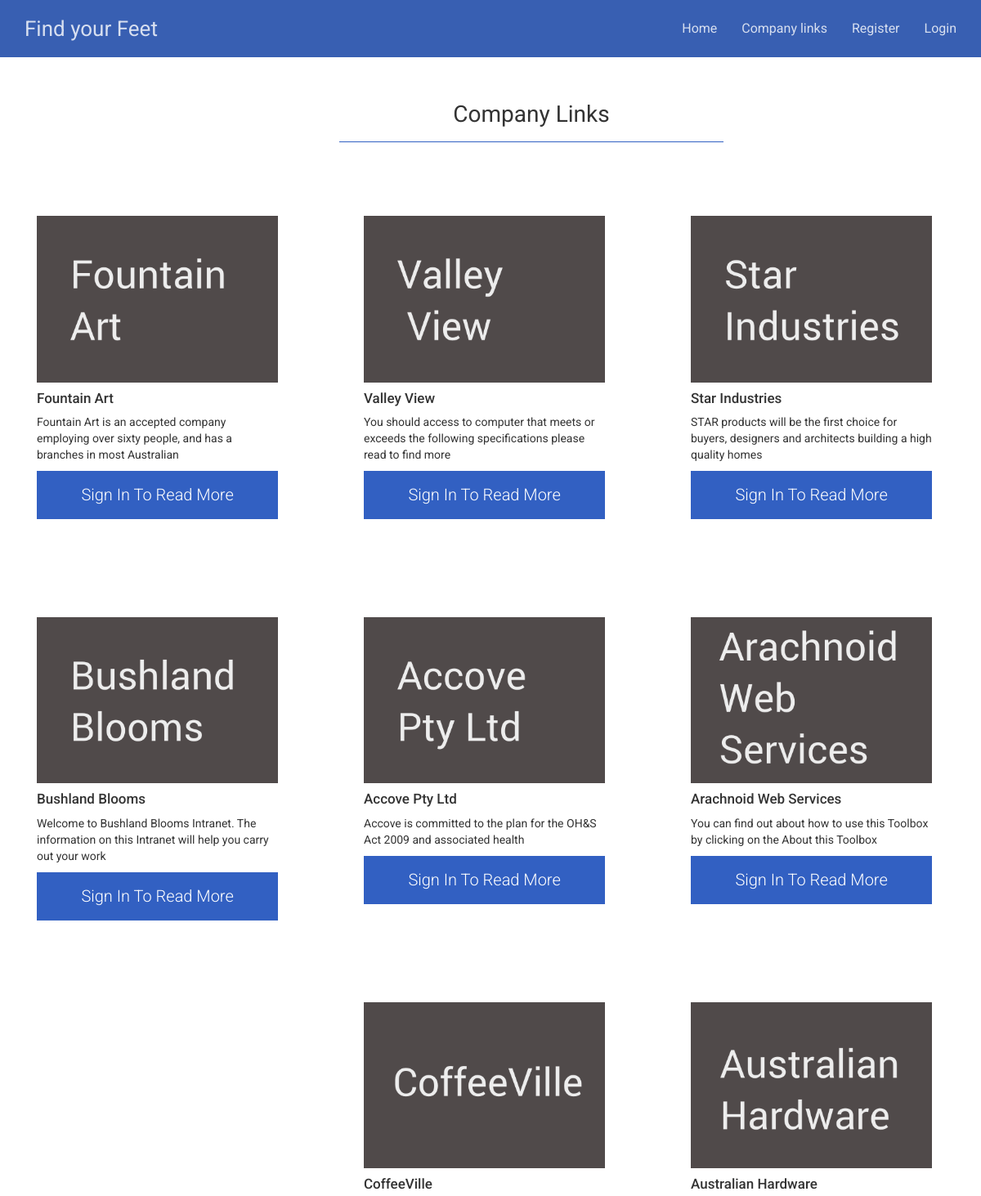
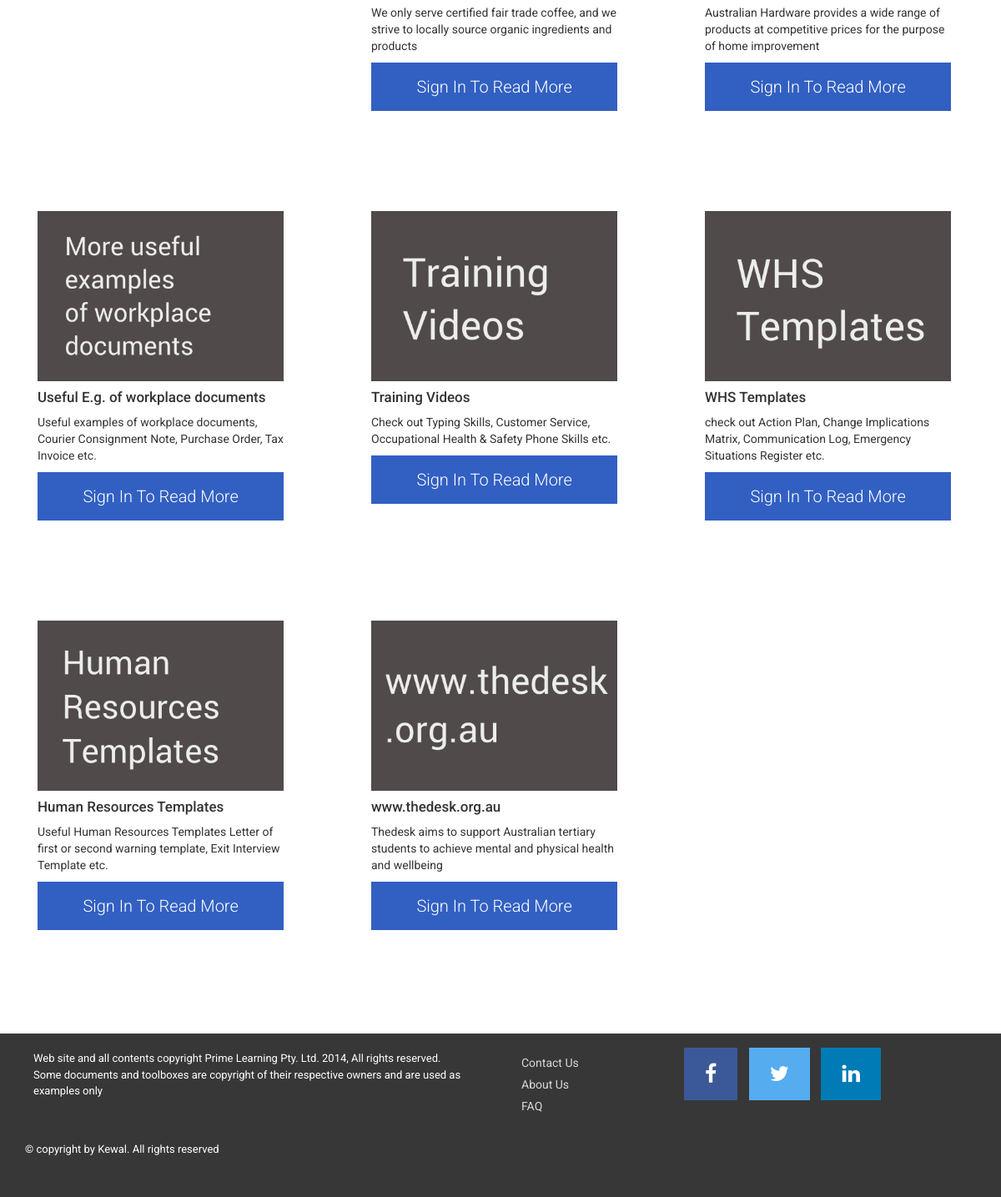
The app's page /company-links.php with its own data (2 pictures, top to bottom).
### tables this page shows
CREATE TABLE `company` (
  `companyID` int(11) NOT NULL,
  `companyTitle` varchar(255) NOT NULL,
  `img_name` varchar(255) NOT NULL,
  `img_path` varchar(255) NOT NULL,
  `companyDescription` text NOT NULL,
  `companyLinks` varchar(255) NOT NULL,
  `created_date` timestamp NOT NULL DEFAULT CURRENT_TIMESTAMP ON UPDATE CURRENT_TIMESTAMP
);

### company-links.php (the view, shortened to what this page needs)
<?php
    include('partial/head.php');
    include('partial/nav.php');
    include 'includes/conn.php';
?>
<div class="form-group">
    <label class="col-md-4 control-label" for=""></label>
    <div class="col-md-5">
        <legend class="text-center comp-links" id="c-l"><span>Company Links</span></legend>
    </div>
</div>
<div class="fluid-container comp-links mtf">
    <div class="row center-block">
        <div class="comp-container">
            <?php
                $query = $connection->query("SELECT companyTitle, img_name, img_path, companyDescription, companyLinks FROM company");
                while($row = mysqli_fetch_assoc($query)) {
            ?>
                <div class="col-sm-6 col-md-4 col-lg-4 sec-link">
                    <div class="boxes">
                        <div class="box-shadow">
                            <img src="<?php echo $row['img_path']?><?php echo $row['img_name'] ?>" class="img-responsive">
                            <div class="caption">
                                <h4><?php echo $row['companyTitle'] ?></h4>
                                <p>
                                    <?php echo $row['companyDescription'] ?>
                                </p>
                                <p>
                                    <?php
                                    if($_SESSION["loggedIn"] == true) {
                                        ?>
                                        <a href="<?php echo $row['companyLinks'] ?>" class="btn btn-read-more btn-block"
                                           role="button">Read More</a>
                                        <?php
                                    }else {
                                        ?>
                                        <a href="signin.php" class="btn btn-read-more btn-block" role="button">Sign In To Read More</a>
                                    <?php } ?>
                                </p>
                            </div>
                        </div>
                    </div>
                </div>
                <?php
            }
            ?>
        </div>
    </div>
</div>
<?php
    include('partial/footer.php');
?>

### partial/head.php (shortened to what this page needs)
<!DOCTYPE html>
<html lang="en">
<head>
    <link href="css/bootstrap.min.css" rel="stylesheet">
    <link rel="stylesheet" href="css/font-awesome.min.css">
    <link href="css/main.css" rel="stylesheet">
</head>

### partial/nav.php (shortened to what this page needs)
<nav class="navbar navbar-default navbar-fixed-top">
    <div class="container">
        <div class="navbar-header">
            <a class="navbar-brand" href="index.php">Find your Feet</a>
        </div>
        <div id="navbar" class="collapse navbar-collapse">
            <ul class="nav navbar-nav navbar-right">
                <?php
                if(!isset($_SESSION['userID']))
                {
                   echo '<li class="nav-link"><a class="nav-link" href="index.php">Home</a></li>';
                   echo '<li class="nav-link"><a class="nav-link" href="company-links.php">Company links</a></li>';
                   echo '<li class="nav-link"><a class="nav-link" href="signup.php">Register</a></li>';
                   echo '<li class="nav-link"><a class="nav-link" href="signin.php">Login</a></li>';
                }
                else
                {
                    echo '<li class="nav-link"><a class="nav-link" href="company_login.php">Company links</a></li>';
                    echo '<li class="nav-link"><a class="nav-link" href="logout.php">Logout</a></li>';
                }
                ?>
            </ul>
        </div>
    </div>
</nav>

### partial/footer.php (shortened to what this page needs)
<footer class="footer">
    <div class="container">
        <div class="row">
            <div class="col-sm-12 col-md-6">
                <p class="text-muted">Web site and all contents copyright Prime Learning Pty. Ltd. 2014, All rights reserved.
                 <br> Some documents and toolboxes are copyright of their respective owners and are used as examples only</p>
            </div>
            <div class="col-sm-12 col-md-2">
                <ul>
                    <li class="footer-link"><a href="contact.php">Contact Us</a></li>
                    <li class="footer-link"><a href="about-us.php">About Us</a></li>
                    <li class="footer-link"><a href="faq.php">FAQ</a></li>
                </ul>
            </div>
            <div class="col-sm-12 col-md-4 soclia-icon">
                <ul>
                    <li class="social-links fb"><a href="http://www.facebook.com" target="_blank"><i class="fa fa-facebook" aria-hidden="true"></i></a></li>
                    <li class="social-links tw"><a href="http://www.twitter.com" target="_blank"><i class="fa fa-twitter" aria-hidden="true"></i></a></li>
                    <li class="social-links ln"><a href="http://www.linkedin.com" target="_blank"><i class="fa fa-linkedin" aria-hidden="true"></i></a></li>
                </ul>
            </div>
            <div class="col-sm-12">
                <p>&copy; copyright by Kewal. All rights reserved</p>
            </div>
        </div>
    </div>
</footer>

### css/main.css (style rules this page uses)
html { position: relative; min-height: 100%; }
.comp-container { margin: 60px auto 100px auto; }
.mtf { margin-bottom: 280px; }
body, h1, h2, h4, h4, h5, h6, p { font-family: 'Roboto', sans-serif; }
h4 { font-size: 17px; }
.navbar-default { background-color: #385fb2; border: none; box-shadow: none; padding: 10px; }
.navbar-default .navbar-brand { color: rgba(255, 255, 255, .8); -webkit-transition: all .2s ease-in-out; transition: all .2s ease-in-out; font-size: 26px; }
a.nav-link { color: rgba(255, 255, 255, .8) !important; -webkit-transition: all .2s ease-in-out; transition: all .2s ease-in-out; font-size: 16px; }
.navbar-default .navbar-collapse, .navbar-default .navbar-form { border-color: none; }
.sec-link { margin-top: 50px; }
.box-shadow { padding: 30px; width: 96%; -webkit-transition: all .3s ease-in-out; transition: all .3s ease-in-out; overflow: hidden; }
.btn-read-more { color: #FFFFFF; background-color: rgba(50, 96, 194, 1); ; border-color: transparent; font-size: 20px; font-weight: 300; padding: 14px 0px; border-radius: 0; -webkit-transition: all .3s ease-in-out; transition: all .3s ease-in-out; }
legend { display: block; width: 100%; margin-bottom: 30px; font-size: 20px; border-bottom: 1px solid #3260c2; height: 40px; }
.form-group { margin-bottom: 0; }
.comp-links { margin-top: 60px; }
legend#c-l { display: block; width: 100%; margin-bottom: 10px; font-size: 28px; border-bottom: 1px solid #3260c2; height: 54px; }
.footer { position: absolute; bottom: 0; width: 100%; height: 120px; background-color: #373737; line-height: 60px; }
.footer> .container { padding-right: 15px; padding-left: 15px; }
.text-muted { padding: 10px; color: #FFFFFF !important; line-height: 1.5; }
.footer-link { display: block; margin-bottom: -34px; list-style: none; }
.social-links { display: inline-block; list-style: none; }
footer ul { margin-top: 5px; }
footer p { margin-top: 10px; color: #FFFFFF; font-size: 13px; }
footer a { color: rgba(255, 255, 255, .8); -webkit-transition: all .2s ease-in-out; transition: all .2s ease-in-out; }
.social-links { margin-top: 14px; margin-right: 10px; font-size: 30px; }
.social-links.fb a { padding: 17px 25px; color: #FFFFFF; background-color: #3b5998; text-align: center; }
.social-links.tw a { padding: 17px 25px; color: #FFFFFF; background-color: #55acee; text-align: center; }
.social-links.ln a { padding: 17px 25px; color: #FFFFFF; background-color: #007bb5; text-align: center; }
li.social-links.fb, i.fa.fa-facebook, li.social-links.tw, i.fa.fa-twitter, li.social-links.ln, i.fa.fa-linkedin { display: inline-block !important; }
@media (min-width:768px) { .footer { height: 320px; margin-bottom: -70px; } }
@media (min-width:768px) { footer ul { margin-left: -30px; } }
@media (min-width:992px) { .footer { height: 196px; margin-bottom: 0; } }
@media (min-width:992px) { .social-links { font-size: 25px; } }

### records on screen
company: img_path+img_name (picture), companyTitle "Fountain Art", companyDescription "Fountain Art is an accepted company employing over sixty people, and has a branches in most Australian"
company: img_path+img_name (picture), companyTitle "Valley View", companyDescription "You should access to computer that meets or exceeds the following specifications please read to find more"
company: img_path+img_name (picture), companyTitle "Star Industries", companyDescription "STAR products will be the first choice for buyers, designers and architects building a high quality homes"
company: img_path+img_name (picture), companyTitle "Bushland Blooms", companyDescription "Welcome to Bushland Blooms Intranet. The information on this Intranet will help you carry out your work"
company: img_path+img_name (picture), companyTitle "Accove Pty Ltd", companyDescription "Accove is committed to the plan for the OH&S Act 2009 and associated health"
company: img_path+img_name (picture), companyTitle "Arachnoid Web Services", companyDescription "You can find out about how to use this Toolbox by clicking on the About this Toolbox"
company: img_path+img_name (picture), companyTitle "CoffeeVille", companyDescription "We only serve certified fair trade coffee, and we strive to locally source organic ingredients and products"
company: img_path+img_name (picture), companyTitle "Australian Hardware", companyDescription "Australian Hardware provides a wide range of products at competitive prices for the purpose of home improvement"
company: img_path+img_name (picture), companyTitle "Useful E.g. of workplace documents", companyDescription "Useful examples of workplace documents, Courier Consignment Note, Purchase Order, Tax Invoice etc."
company: img_path+img_name (picture), companyTitle "Training Videos", companyDescription "Check out Typing Skills, Customer Service, Occupational Health & Safety Phone Skills etc."
company: img_path+img_name (picture), companyTitle "WHS Templates", companyDescription "check out Action Plan, Change Implications Matrix, Communication Log, Emergency Situations Register etc."
company: img_path+img_name (picture), companyTitle "Human Resources Templates", companyDescription "Useful Human Resources Templates Letter of first or second warning template, Exit Interview Template etc."
company: img_path+img_name (picture), companyTitle "www.thedesk.org.au", companyDescription "Thedesk aims to support Australian tertiary students to achieve mental and physical health and wellbeing"
